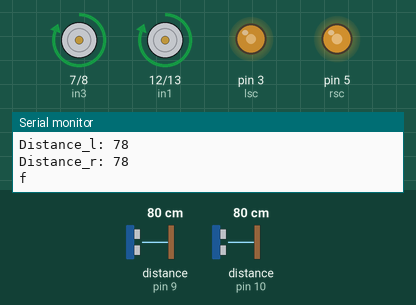
A sketch run on a simulated Arduino Uno, built with avr-gcc and run on an emulated ATmega328P. Parts: motor-driver pin pairs drawn as motors (green arrow = first pin HIGH = forward, orange = second pin HIGH = backward, longer = more drive), output pins drawn as LEDs (lit = HIGH), the last lines printed to the serial monitor. Wiring (inferred from the names in the program): 2 × ultrasonic range finder: trigger pin 4, echo pin 9 / trigger pin 11, echo pin 10. The inputs (shaded band) are chosen by the test bench; at power-on: distance to the obstacle (sensors on pin 9, pin 10) 80 cm. The echo pulse lasts 58.3 µs per cm; pins used as bus, display or sensor lines are not drawn.

Above: at 1.2 s.
1.3 s: distance to the obstacle (sensor on pin 9) set to 13 cm
2.8 s: distance to the obstacle (sensor on pin 9) set to 10 cm
At 3.6 s:
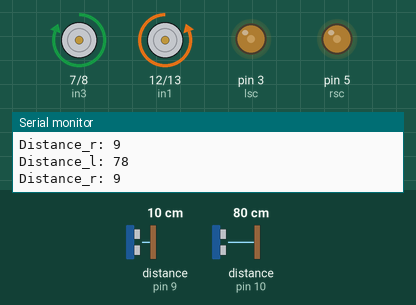
4.3 s: distance to the obstacle (sensor on pin 10) set to 13 cm
5.8 s: distance to the obstacle (sensor on pin 10) set to 10 cm
At 6.6 s:
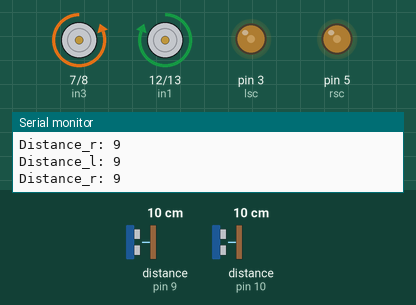
7.3 s: distance to the obstacle (sensor on pin 10) set to 18 cm
At 8.3 s:
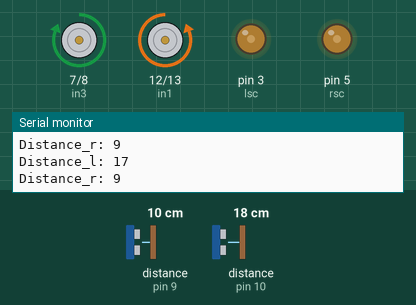
9.1 s: distance to the obstacle (sensor on pin 10) set to 2 cm
At 10.0 s:
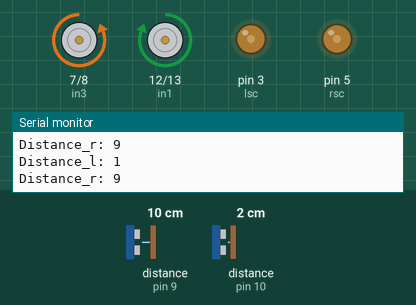
Timing chart, 0 to 11.9 s (numbered marks = the images above; inputs shaded):
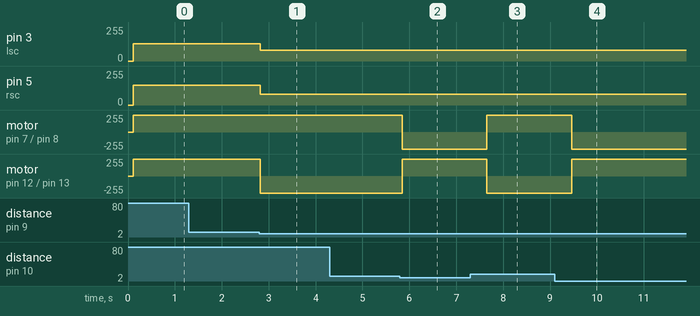

The sketch:

explorer_bot.ino
```cpp
const int lspeed = 170;
const int rspeed = 200;
const int in1= 12;
const int in2= 13;
const int in3= 7;
const int in4= 8;
const int lsc= 3;
const int rsc= 5;
const int tring_l= 11;
const int echo_l= 10;
const int tring_r= 4;
const int echo_r= 9;
const int v5=2;
const int conspeed=250;
float P=0,I=0,D=0;
unsigned long starttime;
unsigned long currenttime;
long duration_l;
int distance_l;
long duration_r;
int distance_r;

void setup() {
  pinMode(in1,OUTPUT);
  pinMode(in2,OUTPUT);
  pinMode(in3,OUTPUT);
  pinMode(in4,OUTPUT);
  pinMode(lsc,OUTPUT);
  pinMode(rsc,OUTPUT);
  //sonar_right
    pinMode(tring_r, OUTPUT);
    pinMode(echo_r, INPUT);
  //sonar_l
    pinMode(tring_l, OUTPUT);
    pinMode(echo_l, INPUT);
   Serial.begin(9600);

}


void forward()
{
  digitalWrite(in1,1);
  digitalWrite(in2,0);
  digitalWrite(in3,1);
  digitalWrite(in4,0);
   analogWrite(lsc,130);
  analogWrite(rsc,150);

}
void left()
{
  digitalWrite(in1,0);
  digitalWrite(in2,1);
  digitalWrite(in3,1);
  digitalWrite(in4,0);
   analogWrite(lsc,80);
  analogWrite(rsc,80);

}

void right()
{
  digitalWrite(in1,1);
  digitalWrite(in2,0);
  digitalWrite(in3,0);
  digitalWrite(in4,1);
  analogWrite(lsc,80);
  analogWrite(rsc,80);

}
void stop()
{
  digitalWrite(in1,0);
  digitalWrite(in2,0);
  digitalWrite(in3,0);
  digitalWrite(in4,0);

}
void sonar_l()
{
  digitalWrite(tring_l, LOW);
  delayMicroseconds(2);
  digitalWrite(tring_l, HIGH);
  delayMicroseconds(10);
  digitalWrite(tring_l, LOW);
  duration_l = pulseIn(echo_l, HIGH);
  distance_l = duration_l * 0.034 / 2;
  Serial.print("Distance_l: ");
  Serial.println(distance_l);
}
void sonar_r()
{
  digitalWrite(tring_r, LOW);
  delayMicroseconds(2);
  digitalWrite(tring_r, HIGH);
  delayMicroseconds(10);
  digitalWrite(tring_r, LOW);
  duration_r = pulseIn(echo_r, HIGH);
  distance_r = duration_r * 0.034 / 2;
  Serial.print("Distance_r: ");
  Serial.println(distance_r);
}

void loop() {
  delay(100);
    digitalWrite(v5, HIGH);
    sonar_l();
    sonar_r();
    if(distance_l<=10)
    {
     right();
     delay(500);
    }

     else if(distance_r<=10)
      {
         left();
         delay(500);
    }
      else
       {
     forward();
     Serial.println("f");
    }


}
```

Measured:
- the behaviour switches between 12 and 11 cm on distance to the obstacle (sensor on pin 9) (found by bisection; images 0 and 1)
- the behaviour switches between 12 and 11 cm on distance to the obstacle (sensor on pin 10) (found by bisection; images 1 and 2)
- after the input at 2.8 s, pin 3 (lsc): 130/255 → 80/255 at once; pin 5 (rsc): 150/255 → 80/255 at once; motor on pin 12 (in1) / pin 13 (in2): forward 255/255 → backward 255/255 at once
- after the input at 5.8 s, motor on pin 7 (in3) / pin 8 (in4): forward 255/255 → backward 255/255 after 0.05 s; motor on pin 12 (in1) / pin 13 (in2): backward 255/255 → forward 255/255 after 0.05 s
- after the input at 7.3 s, motor on pin 7 (in3) / pin 8 (in4): backward 255/255 → forward 255/255 after 0.35 s; motor on pin 12 (in1) / pin 13 (in2): forward 255/255 → backward 255/255 after 0.35 s
- after the input at 9.1 s, motor on pin 7 (in3) / pin 8 (in4): forward 255/255 → backward 255/255 after 0.36 s; motor on pin 12 (in1) / pin 13 (in2): backward 255/255 → forward 255/255 after 0.36 s
